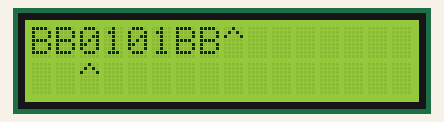
Simulated run of this sketch. Board: Arduino Uno, built with avr-gcc and run on an emulated ATmega328P. Shown: 16×2 character LCD.

Above: at 0.1 s.
At 2.6 s:
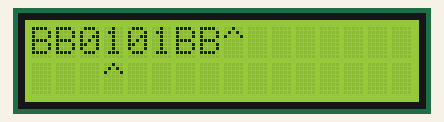
At 8.1 s:
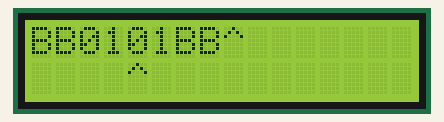
At 12.1 s:
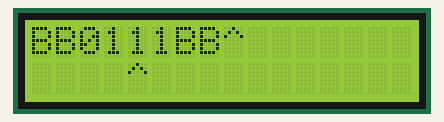
At 13.6 s:
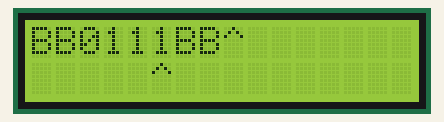

Measured:
- what the display in image 1 shows lasts 5.5 s, from 2.6 s to 8.1 s
- what the display in image 2 shows lasts 4.0 s, from 8.1 s to 12.1 s
- what the display in image 3 shows lasts 1.5 s, from 12.1 s to 13.6 s

The sketch:

presentationexample.ino
```cpp
#include <LiquidCrystal.h>
#define arr_len( x )  ( sizeof( x ) / sizeof( *x ) )

// initialize the library with the numbers of the interface pins
LiquidCrystal lcd(7, 8, 9, 10, 11, 12);
int i = 0;
int state = 0;

char tape[] = {'B', 'B', '0', '1', '0', '1', 'B', 'B'} ;      // create the tape


void setup() {

  Serial.begin(9600);
  lcd.begin(16, 2);     // set up the LCD's number of columns and rows

  int x = 0;
  int y = 0;
  i = 0;
  state = 0;

  int tapeSize = arr_len (tape) ;

  lcd.setCursor(x, y);
  lcd.print(tape);                                    // display the tape

  while (tape[i] == 'B') {                            // move the reader to the first non-blank spot
    i++;
  }
}

void loop() {

  if (state == 0 && tape[i] == '0') {               // tuple 1: (s0, 0, s1, 0, R)
    printarrow();     // show the arrow for the character we are reading
    delay(1000);
    state = 1;        // reset the state to 1
    tape[i] = '0';    // update the state and spot
    printtape();      // print the updated tape
    cleararrow();     // clear the old arrow location
    i++;              // move right
    printarrow();     // print the new arrow location
    delay(3000);
  }

  if (state == 0 && tape[i] == '1') {               // tuple 2: (s0, 1, s1, 0, L)
    printarrow();
    delay(1000);
    state = 1;
    tape[i] = '0';    // update the state and spot
    printtape();
    cleararrow();
    i--;
    printarrow();
    delay(3000);
  }

  if (state == 0 && tape[i] == 'B') {               // tuple 3: (s0, B, s1, 1, R)
    printarrow();
    delay(1000);
    state = 1;
    tape[i] = '1';    // update the state and spot
    printtape();
    cleararrow();
    i++;
    printarrow();
    delay(3000);
  }

  if (state == 1 && tape[i] == '0') {               // tuple 4: (s1, 0, s2, 1, R)
    printarrow();
    delay(1000);
    state = 2;
    tape[i] = '1';    // update the state and spot
    printtape();
    cleararrow();
    i++;
    printarrow();
    delay(3000);
  }

  if (state == 1 && tape[i] == '1') {               // tuple 5: (s1, 1, s1, 1, R)
    printarrow();
    delay(1000);
    state = 1;
    tape[i] = '1';    // update the state and spot
    printtape();
    cleararrow();
    i++;
    printarrow();
    delay(3000);
  }

  if (state == 1 && tape[i] == 'B') {               // tuple 6: (s1, B, s2, 0, R)
    printarrow();
    delay(1000);
    state = 2;
    tape[i] = '0';    // update the state and spot
    printtape();
    cleararrow();
    i++;
    printarrow();
    delay(3000);
  }

  if (state == 2 && tape[i] == 'B') {               // tuple 7: (s2, B, s3, 0, R)
    printarrow();
    delay(1000);
    state = 3;
    tape[i] = '0';    // update the state and spot
    printtape();
    cleararrow();
    i++;
    printarrow();
    delay(3000);
  }
}

/////////////////////////////////////////////////////////////////////////
////////////////////////////FUNCTIONS////////////////////////////////////
/////////////////////////////////////////////////////////////////////////

void printarrow() {
  lcd.setCursor(i, 1);    // the second row, in the i-th column
  lcd.print("^");         // where the reader is
}

void cleararrow() {       // overwrite the old arrow since the reader is moving
  lcd.setCursor(i, 1);
  lcd.print(' ');
}

void printtape() {        // print the new tape
  lcd.setCursor(0, 0);
  lcd.print(tape);
  delay(1500);
}
```
